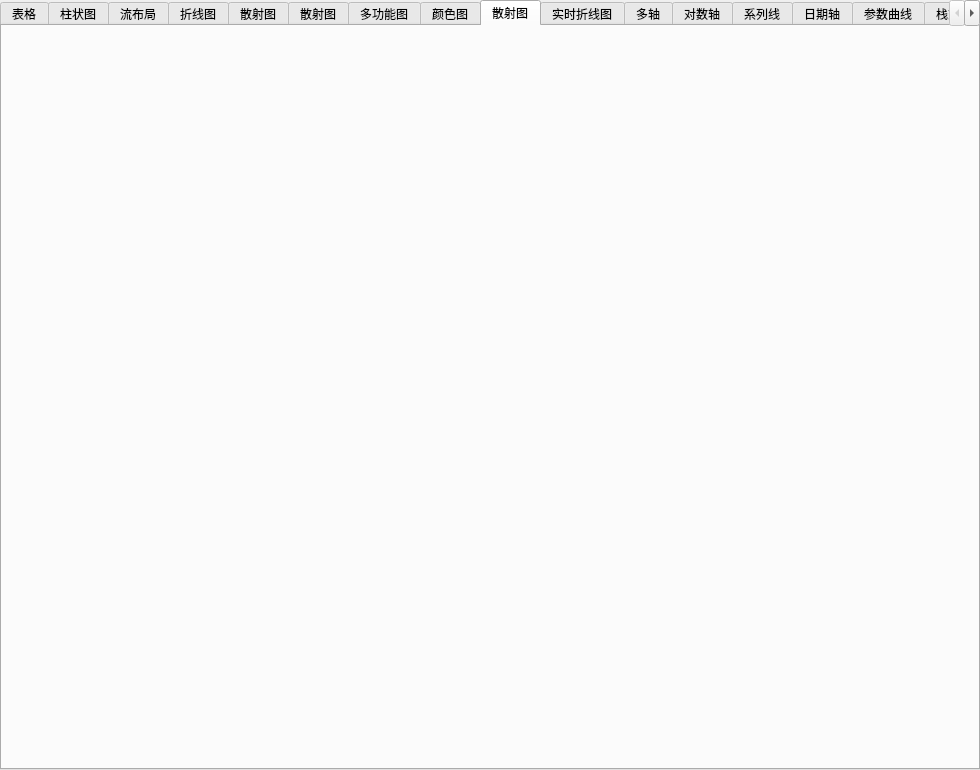
<?xml version="1.0" encoding="UTF-8"?>
<ui version="4.0">
 <class>plotdemoClass</class>
 <widget class="QWidget" name="plotdemoClass">
  <property name="geometry">
   <rect>
    <x>0</x>
    <y>0</y>
    <width>980</width>
    <height>770</height>
   </rect>
  </property>
  <property name="windowTitle">
   <string>plotdemo</string>
  </property>
  <layout class="QGridLayout" name="gridLayout_24">
   <property name="leftMargin">
    <number>0</number>
   </property>
   <property name="topMargin">
    <number>0</number>
   </property>
   <property name="rightMargin">
    <number>0</number>
   </property>
   <property name="bottomMargin">
    <number>0</number>
   </property>
   <property name="spacing">
    <number>0</number>
   </property>
   <item row="0" column="0">
    <widget class="QTabWidget" name="tabWidget">
     <property name="currentIndex">
      <number>8</number>
     </property>
     <widget class="QWidget" name="tab_tableWidget">
      <attribute name="title">
       <string>表格</string>
      </attribute>
      <layout class="QGridLayout" name="gridLayout_3">
       <property name="leftMargin">
        <number>0</number>
       </property>
       <property name="topMargin">
        <number>0</number>
       </property>
       <property name="rightMargin">
        <number>0</number>
       </property>
       <property name="bottomMargin">
        <number>0</number>
       </property>
       <item row="0" column="0">
        <widget class="QTableWidget" name="widget_tableWidget"/>
       </item>
      </layout>
     </widget>
     <widget class="QWidget" name="tab_bar">
      <attribute name="title">
       <string>柱状图</string>
      </attribute>
      <layout class="QGridLayout" name="gridLayout_2">
       <property name="leftMargin">
        <number>0</number>
       </property>
       <property name="topMargin">
        <number>0</number>
       </property>
       <property name="rightMargin">
        <number>0</number>
       </property>
       <property name="bottomMargin">
        <number>0</number>
       </property>
       <item row="0" column="0">
        <widget class="QCustomPlot" name="widget" native="true"/>
       </item>
      </layout>
     </widget>
     <widget class="QWidget" name="tab_flow">
      <attribute name="title">
       <string>流布局</string>
      </attribute>
      <layout class="QGridLayout" name="gridLayout_4">
       <property name="leftMargin">
        <number>0</number>
       </property>
       <property name="topMargin">
        <number>0</number>
       </property>
       <property name="rightMargin">
        <number>0</number>
       </property>
       <property name="bottomMargin">
        <number>0</number>
       </property>
       <property name="spacing">
        <number>0</number>
       </property>
       <item row="0" column="0">
        <widget class="QWidget" name="widget_2" native="true"/>
       </item>
      </layout>
     </widget>
     <widget class="QWidget" name="tab_graph">
      <attribute name="title">
       <string>折线图</string>
      </attribute>
      <layout class="QGridLayout" name="gridLayout_5">
       <property name="leftMargin">
        <number>0</number>
       </property>
       <property name="topMargin">
        <number>0</number>
       </property>
       <property name="rightMargin">
        <number>0</number>
       </property>
       <property name="bottomMargin">
        <number>0</number>
       </property>
       <property name="spacing">
        <number>0</number>
       </property>
       <item row="0" column="0">
        <widget class="QCustomPlot" name="widget_3" native="true"/>
       </item>
      </layout>
     </widget>
     <widget class="QWidget" name="tab_scatter">
      <attribute name="title">
       <string>散射图</string>
      </attribute>
      <layout class="QGridLayout" name="gridLayout_6">
       <property name="leftMargin">
        <number>0</number>
       </property>
       <property name="topMargin">
        <number>0</number>
       </property>
       <property name="rightMargin">
        <number>0</number>
       </property>
       <property name="bottomMargin">
        <number>0</number>
       </property>
       <property name="spacing">
        <number>0</number>
       </property>
       <item row="0" column="0">
        <widget class="QCustomPlot" name="widget_4" native="true"/>
       </item>
      </layout>
     </widget>
     <widget class="QWidget" name="tab_scatter_point">
      <attribute name="title">
       <string>散射图</string>
      </attribute>
      <layout class="QGridLayout" name="gridLayout_7">
       <property name="leftMargin">
        <number>0</number>
       </property>
       <property name="topMargin">
        <number>0</number>
       </property>
       <property name="rightMargin">
        <number>0</number>
       </property>
       <property name="bottomMargin">
        <number>0</number>
       </property>
       <item row="0" column="0">
        <widget class="QCustomPlot" name="widget_5" native="true"/>
       </item>
      </layout>
     </widget>
     <widget class="QWidget" name="tab_versatility">
      <attribute name="title">
       <string>多功能图</string>
      </attribute>
      <layout class="QGridLayout" name="gridLayout_8">
       <property name="leftMargin">
        <number>0</number>
       </property>
       <property name="topMargin">
        <number>0</number>
       </property>
       <property name="rightMargin">
        <number>0</number>
       </property>
       <property name="bottomMargin">
        <number>0</number>
       </property>
       <item row="0" column="0">
        <widget class="QCustomPlot" name="widget_6" native="true"/>
       </item>
      </layout>
     </widget>
     <widget class="QWidget" name="tab_color_map">
      <attribute name="title">
       <string>颜色图</string>
      </attribute>
      <layout class="QGridLayout" name="gridLayout_9">
       <property name="leftMargin">
        <number>0</number>
       </property>
       <property name="topMargin">
        <number>0</number>
       </property>
       <property name="rightMargin">
        <number>0</number>
       </property>
       <property name="bottomMargin">
        <number>0</number>
       </property>
       <item row="0" column="0">
        <widget class="QCustomPlot" name="widget_7" native="true"/>
       </item>
      </layout>
     </widget>
     <widget class="QWidget" name="tab_scatter_pixmap">
      <attribute name="title">
       <string>散射图</string>
      </attribute>
      <layout class="QGridLayout" name="gridLayout_10">
       <property name="leftMargin">
        <number>0</number>
       </property>
       <property name="topMargin">
        <number>0</number>
       </property>
       <property name="rightMargin">
        <number>0</number>
       </property>
       <property name="bottomMargin">
        <number>0</number>
       </property>
       <item row="0" column="0">
        <widget class="QCustomPlot" name="widget_8" native="true"/>
       </item>
      </layout>
     </widget>
     <widget class="QWidget" name="tab_realtime_graph">
      <attribute name="title">
       <string>实时折线图</string>
      </attribute>
      <layout class="QGridLayout" name="gridLayout_11">
       <property name="leftMargin">
        <number>0</number>
       </property>
       <property name="topMargin">
        <number>0</number>
       </property>
       <property name="rightMargin">
        <number>0</number>
       </property>
       <property name="bottomMargin">
        <number>0</number>
       </property>
       <item row="0" column="0">
        <widget class="QCustomPlot" name="widget_9" native="true"/>
       </item>
      </layout>
     </widget>
     <widget class="QWidget" name="tab_multiple_axes">
      <attribute name="title">
       <string>多轴</string>
      </attribute>
      <layout class="QGridLayout" name="gridLayout_12">
       <property name="leftMargin">
        <number>0</number>
       </property>
       <property name="topMargin">
        <number>0</number>
       </property>
       <property name="rightMargin">
        <number>0</number>
       </property>
       <property name="bottomMargin">
        <number>0</number>
       </property>
       <item row="0" column="0">
        <widget class="QCustomPlot" name="widget_10" native="true"/>
       </item>
      </layout>
     </widget>
     <widget class="QWidget" name="tab_logarithmicaxis">
      <attribute name="title">
       <string>对数轴</string>
      </attribute>
      <layout class="QGridLayout" name="gridLayout_13">
       <property name="leftMargin">
        <number>0</number>
       </property>
       <property name="topMargin">
        <number>0</number>
       </property>
       <property name="bottomMargin">
        <number>0</number>
       </property>
       <item row="0" column="0">
        <widget class="QCustomPlot" name="widget_11" native="true"/>
       </item>
      </layout>
     </widget>
     <widget class="QWidget" name="tab_line">
      <attribute name="title">
       <string>系列线</string>
      </attribute>
      <layout class="QGridLayout" name="gridLayout_17">
       <property name="leftMargin">
        <number>0</number>
       </property>
       <property name="topMargin">
        <number>0</number>
       </property>
       <property name="rightMargin">
        <number>0</number>
       </property>
       <property name="bottomMargin">
        <number>0</number>
       </property>
       <item row="0" column="0">
        <widget class="QCustomPlot" name="widget_12" native="true"/>
       </item>
      </layout>
     </widget>
     <widget class="QWidget" name="tab__date">
      <attribute name="title">
       <string>日期轴</string>
      </attribute>
      <layout class="QGridLayout" name="gridLayout_16">
       <property name="leftMargin">
        <number>0</number>
       </property>
       <property name="topMargin">
        <number>0</number>
       </property>
       <property name="rightMargin">
        <number>0</number>
       </property>
       <property name="bottomMargin">
        <number>0</number>
       </property>
       <item row="0" column="0">
        <widget class="QCustomPlot" name="widget_13" native="true"/>
       </item>
      </layout>
     </widget>
     <widget class="QWidget" name="tab_parametric_curves">
      <attribute name="title">
       <string>参数曲线</string>
      </attribute>
      <layout class="QGridLayout" name="gridLayout_15">
       <property name="leftMargin">
        <number>0</number>
       </property>
       <property name="topMargin">
        <number>0</number>
       </property>
       <property name="rightMargin">
        <number>0</number>
       </property>
       <property name="bottomMargin">
        <number>0</number>
       </property>
       <item row="0" column="0">
        <widget class="QCustomPlot" name="widget_14" native="true"/>
       </item>
      </layout>
     </widget>
     <widget class="QWidget" name="tab_stacked_bar">
      <attribute name="title">
       <string>栈式柱状图</string>
      </attribute>
      <layout class="QGridLayout" name="gridLayout_14">
       <property name="leftMargin">
        <number>0</number>
       </property>
       <property name="topMargin">
        <number>0</number>
       </property>
       <property name="rightMargin">
        <number>0</number>
       </property>
       <property name="bottomMargin">
        <number>0</number>
       </property>
       <item row="0" column="0">
        <widget class="QCustomPlot" name="widget_15" native="true"/>
       </item>
      </layout>
     </widget>
     <widget class="QWidget" name="tab_statistical_box">
      <attribute name="title">
       <string>统计箱</string>
      </attribute>
      <layout class="QGridLayout" name="gridLayout_18">
       <property name="leftMargin">
        <number>0</number>
       </property>
       <property name="topMargin">
        <number>0</number>
       </property>
       <property name="rightMargin">
        <number>0</number>
       </property>
       <property name="bottomMargin">
        <number>0</number>
       </property>
       <item row="0" column="0">
        <widget class="QCustomPlot" name="widget_16" native="true"/>
       </item>
      </layout>
     </widget>
     <widget class="QWidget" name="tab_interaction">
      <attribute name="title">
       <string>交互</string>
      </attribute>
      <layout class="QGridLayout" name="gridLayout_19">
       <property name="leftMargin">
        <number>0</number>
       </property>
       <property name="topMargin">
        <number>0</number>
       </property>
       <property name="rightMargin">
        <number>0</number>
       </property>
       <property name="bottomMargin">
        <number>0</number>
       </property>
       <item row="0" column="0">
        <widget class="QCustomPlot" name="widget_17" native="true"/>
       </item>
      </layout>
     </widget>
     <widget class="QWidget" name="tab_item">
      <attribute name="title">
       <string>项目</string>
      </attribute>
      <layout class="QGridLayout" name="gridLayout_20">
       <property name="leftMargin">
        <number>0</number>
       </property>
       <property name="topMargin">
        <number>0</number>
       </property>
       <property name="rightMargin">
        <number>0</number>
       </property>
       <property name="bottomMargin">
        <number>0</number>
       </property>
       <item row="0" column="0">
        <widget class="QCustomPlot" name="widget_18" native="true"/>
       </item>
      </layout>
     </widget>
     <widget class="QWidget" name="tab_advance_axes">
      <attribute name="title">
       <string>高级多轴</string>
      </attribute>
      <layout class="QGridLayout" name="gridLayout_21">
       <property name="leftMargin">
        <number>0</number>
       </property>
       <property name="topMargin">
        <number>0</number>
       </property>
       <property name="rightMargin">
        <number>0</number>
       </property>
       <property name="bottomMargin">
        <number>0</number>
       </property>
       <item row="0" column="0">
        <widget class="QCustomPlot" name="widget_19" native="true"/>
       </item>
      </layout>
     </widget>
     <widget class="QWidget" name="tab_financial">
      <attribute name="title">
       <string>金融图</string>
      </attribute>
      <layout class="QGridLayout" name="gridLayout_22">
       <property name="leftMargin">
        <number>0</number>
       </property>
       <property name="topMargin">
        <number>0</number>
       </property>
       <property name="rightMargin">
        <number>0</number>
       </property>
       <property name="bottomMargin">
        <number>0</number>
       </property>
       <item row="0" column="0">
        <widget class="QCustomPlot" name="widget_20" native="true"/>
       </item>
      </layout>
     </widget>
     <widget class="QWidget" name="tab">
      <attribute name="title">
       <string>测试</string>
      </attribute>
      <layout class="QGridLayout" name="gridLayout_23">
       <property name="leftMargin">
        <number>0</number>
       </property>
       <property name="topMargin">
        <number>0</number>
       </property>
       <property name="rightMargin">
        <number>0</number>
       </property>
       <property name="bottomMargin">
        <number>0</number>
       </property>
       <property name="spacing">
        <number>0</number>
       </property>
       <item row="0" column="0">
        <widget class="QWidget" name="widget_21" native="true">
         <layout class="QGridLayout" name="gridLayout">
          <property name="leftMargin">
           <number>0</number>
          </property>
          <property name="topMargin">
           <number>0</number>
          </property>
          <property name="rightMargin">
           <number>0</number>
          </property>
          <property name="bottomMargin">
           <number>0</number>
          </property>
          <property name="spacing">
           <number>0</number>
          </property>
          <item row="0" column="0">
           <widget class="QSplitter" name="splitter">
            <property name="lineWidth">
             <number>1</number>
            </property>
            <property name="orientation">
             <enum>Qt::Vertical</enum>
            </property>
            <property name="handleWidth">
             <number>5</number>
            </property>
            <widget class="QWidget" name="widget_22" native="true">
             <property name="maximumSize">
              <size>
               <width>16777215</width>
               <height>16777215</height>
              </size>
             </property>
            </widget>
            <widget class="QCustomPlot" name="widget_23" native="true">
             <property name="maximumSize">
              <size>
               <width>16777215</width>
               <height>16777215</height>
              </size>
             </property>
            </widget>
           </widget>
          </item>
         </layout>
        </widget>
       </item>
      </layout>
     </widget>
    </widget>
   </item>
  </layout>
 </widget>
 <layoutdefault spacing="6" margin="11"/>
 <customwidgets>
  <customwidget>
   <class>QCustomPlot</class>
   <extends>QWidget</extends>
   <header location="global">qcustomplot.h</header>
   <container>1</container>
  </customwidget>
 </customwidgets>
 <resources/>
 <connections/>
</ui>
